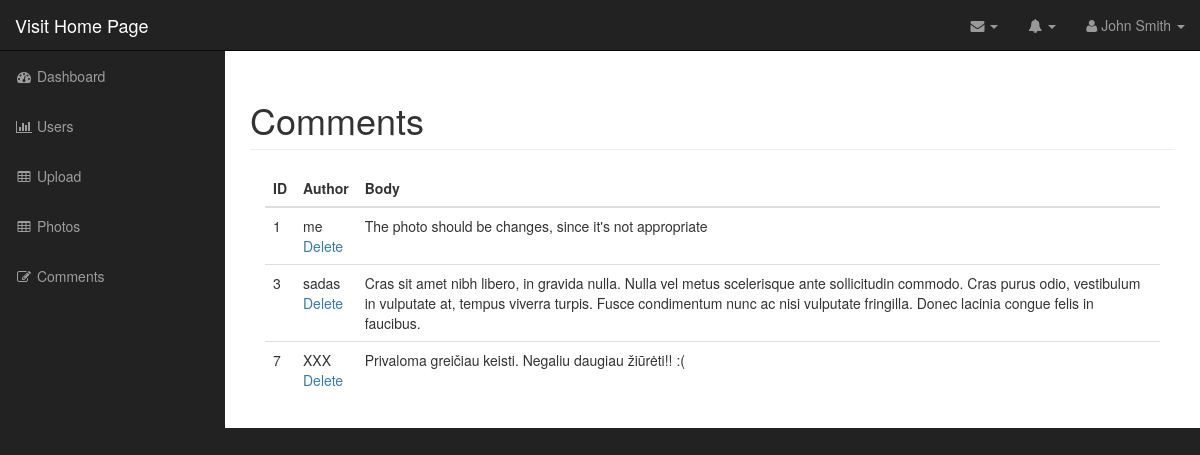
/admin/comment_photo.php?id=13 (signed in), run on the app's committed database.
### tables this page shows
CREATE TABLE `comments` (
  `id` int(11) NOT NULL,
  `photo_id` int(11) NOT NULL,
  `author` varchar(100) NOT NULL,
  `body` text NOT NULL
);

### admin/includes/database.php (called while the page is built, shortened)
<?php
class Database
{
    public $db;
    function __construct()
    {
        $this->db = $this->open_db_connection();
    }
    public function open_db_connection()
    {
        $this->connection = new mysqli(DB_HOST, DB_USER, DB_PASS, DB_NAME);
        return $this->connection;
    }
    public function query($sql)
    {
        $result = $this->db->query($sql);
        return $result;
    }
    public function escape_string($string)
    {
        return $this->db->escape_string($string);
    }
}
$database = new Database();
?>

### admin/includes/comment.php (called while the page is built, shortened)
<?php
class Comment extends Db_object
{
    protected static $db_table = "comments";
    public static function find_comments($photo_id=13)
    {
        global $database;
        $sql = "SELECT * FROM " . self::$db_table;
        $sql .= " WHERE photo_id = " . $database->escape_string($photo_id);
        $sql .= " ORDER BY photo_id ASC";
        return self::find_query($sql);
    }
}
?>

### admin/includes/db_object.php (called while the page is built, shortened)
<?php
class Db_object
{
    public static function find_query($sql)
    {
        global $database;
        $result_set = $database->query($sql);
        $object_array = array();
        while ($row = $result_set->fetch_array()) {
            $object_array[] = static::instantiation($row);
        }
        return $object_array;
    }
    public static function instantiation($record)
    {
        $object = new $calling_class();
        foreach ($record as $attribute => $value) {
            if ($object->has_attribute($attribute)) {
                $object->$attribute = $value;
            }
        }
        return $object;
    }
    private function has_attribute($attribute)
    {
        $object_properties = get_object_vars($this);
        return array_key_exists($attribute, $object_properties);
    }
}
?>

### admin/comment_photo.php (the view, shortened to what this page needs)
<?php
include ("includes/header.php");
$comments = Comment::find_comments($_GET['id']);
?>
<nav class="navbar navbar-inverse navbar-fixed-top" role="navigation">
		<?php include("includes/top_nav.php"); ?>
		<?php include("includes/side_nav.php"); ?>
</nav>
<div id="page-wrapper">
	<div class="container-fluid">
		<div class="row">
			<div class="col-lg-12">
				<h1 class="page-header">Comments</h1>
				<div class="col-md-12">
					<table class="table table-hover">
						<thead>
							<tr>
								<th>ID</th>
								<th>Author</th>
								<th>Body</th>
							</tr>
						</thead>
						<tbody>
						<?php foreach ($comments as $comment) : ?>
						<tr>
								<td><?php echo $comment->id; ?></td>
								<td><?php echo $comment->author; ?>
									<div class="action_links">
										<a href="delete_comment_photo.php?id=<?php echo $comment->id; ?>">Delete</a>
									</div></td>
								<td><?php echo $comment->body; ?></td>
							</tr>
						<?php endforeach; ?>
					</tbody>
					</table>
				</div>
			</div>
		</div>
	</div>
</div>
<?php include("includes/footer.php"); ?>

### admin/css/sb-admin.css (style rules this page uses)
body { margin-top: 100px; background-color: #222; }
@media (min-width:768px) { body { margin-top: 50px; } }
#page-wrapper { width: 100%; padding: 0; background-color: #fff; }
@media (min-width:768px) { #page-wrapper { padding: 10px; } }

### data on the page
comments: id "1", author "me", body "The photo should be changes, since it's not appropriate"
comments: id "3", author "sadas", body "Cras sit amet nibh libero, in gravida nulla. Nulla vel metus scelerisque ante sollicitudin commodo. Cras purus odio, vestibulum in vulputate at, tempus viverra turpis. Fusce condimentum nunc ac nisi vulputate fringilla. Donec lacinia congue felis in faucibus."
comments: id "7", author "XXX", body "Privaloma greičiau keisti. Negaliu daugiau žiūrėti!! :("
